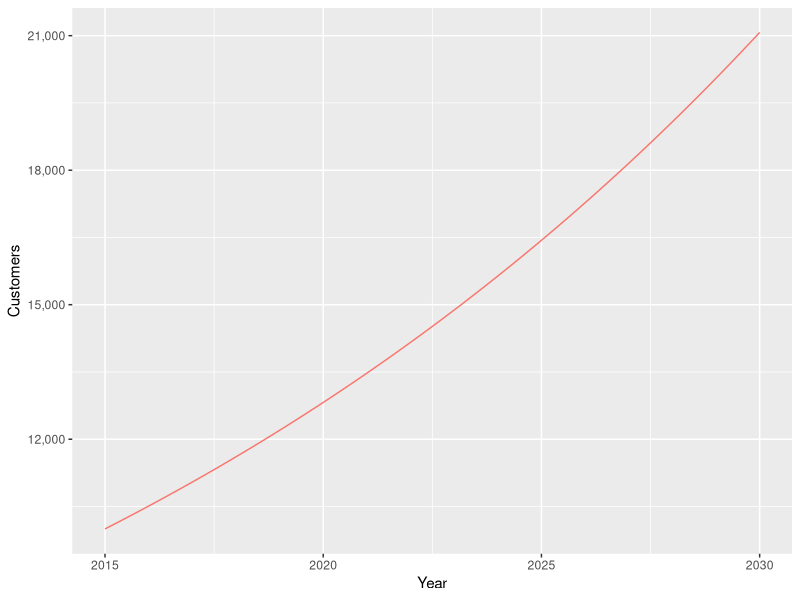
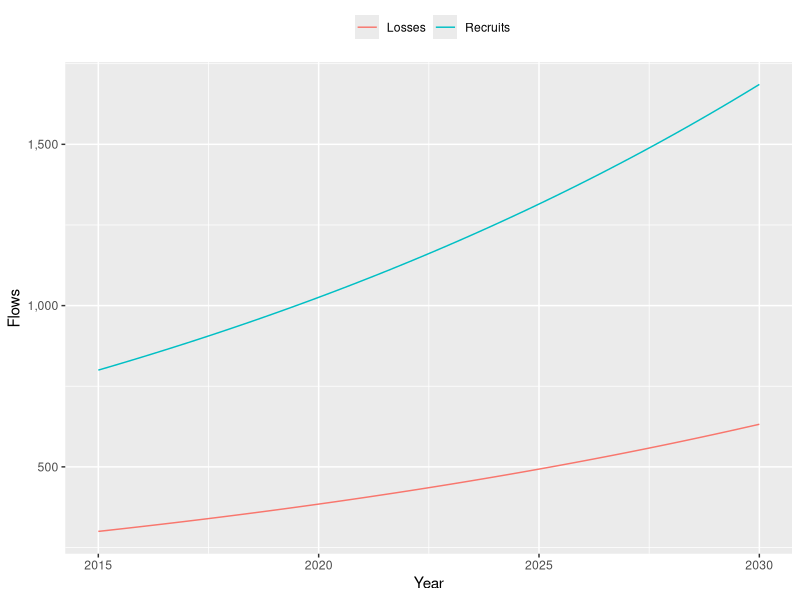

Recreate these plots in R, in order.
# File:    Customers.R
# Author:  Jim Duggan
# Summary: One-stock example of customers , with fraction increases/descreases

library(deSolve)
library(ggplot2)
require(gridExtra)
library(scales)

# Setup simulation times and time step
START<-2015; FINISH<-2030; STEP<-0.25

# Create time vector
simtime <- seq(START, FINISH, by=STEP)

# Create stock and auxs
stocks  <- c(sCustomers=10000)
auxs    <- c(aGrowthFraction=0.08, aDeclineFraction=0.03)


# Model function
model <- function(time, stocks, auxs){
  with(as.list(c(stocks, auxs)),{ 
    
    fRecruits<-sCustomers*aGrowthFraction
    
    fLosses<-sCustomers*aDeclineFraction
    
    dC_dt <- fRecruits - fLosses
    
    return (list(c(dC_dt),
                 Recruits=fRecruits, Losses=fLosses,NetFlow=dC_dt,
                 GF=aGrowthFraction,DF=aDeclineFraction))   
  })
}


# Run simulation
o<-data.frame(ode(y=stocks, times=simtime, func = model, 
                  parms=auxs, method="euler"))

# Plots and output
p1<-ggplot()+
  geom_line(data=o,aes(time,o$sCustomers,color="red"))+
  scale_y_continuous(labels = comma)+
  ylab("Customers")+
  xlab("Year") +
  theme(legend.position="none")

p2<-ggplot()+
  geom_line(data=o,aes(time,o$Losses,color="Losses"))+
  geom_line(data=o,aes(time,o$Recruits,color="Recruits"))+
  scale_y_continuous(labels = comma)+
  ylab("Flows")+
  xlab("Year") +
  labs(color="")+
  theme(legend.position="top")
